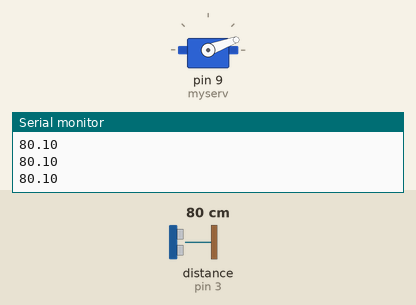
A sketch run on a simulated Arduino Uno, built with avr-gcc and run on an emulated ATmega328P. Shown: servo, the last lines printed to the serial monitor. Wiring (inferred from the names in the program): ultrasonic range finder: trigger pin 2; echo pin 3. Inputs (shaded band) come from the test bench; at power-on: distance to the obstacle (sensor on pin 3) 80 cm. The echo pulse lasts 58.3 µs per cm.

Above: at 1.2 s.
1.3 s: distance to the obstacle (sensor on pin 3) set to 12 cm
2.8 s: distance to the obstacle (sensor on pin 3) set to 9 cm
At 3.5 s:
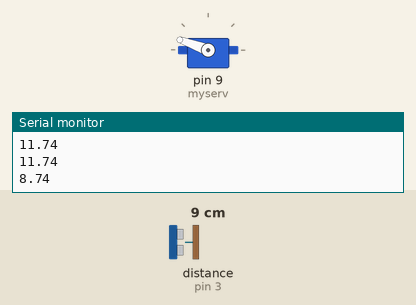
5.8 s: distance to the obstacle (sensor on pin 3) set to 18 cm
At 7.8 s:
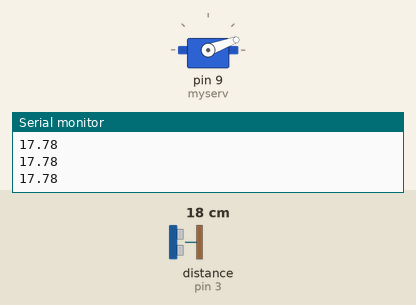
8.3 s: distance to the obstacle (sensor on pin 3) set to 2 cm
At 8.9 s:
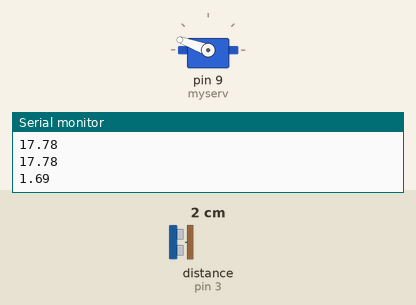
Timing chart, 0 to 11.3 s (numbered marks = the images above; inputs shaded):
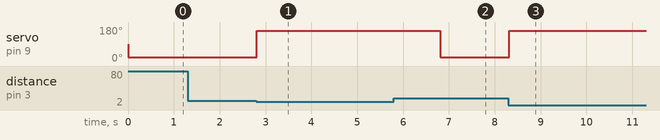

The sketch:

SR04sensor.ino
```cpp
#include <Servo.h>
int Trigpin = 2;
int Echopin = 3;
Servo myserv;

void setup() {
  // put your setup code here, to run once:
  myserv.attach(9);
  Serial.begin(9600);
  pinMode(Trigpin,OUTPUT);
  pinMode(Echopin,INPUT);
}

void loop() {
  // put your main code here, to run repeatedly:
  digitalWrite(2, LOW);
  delayMicroseconds(2);
  digitalWrite(2, HIGH);
  delayMicroseconds(10);
  digitalWrite(2, LOW);
  float cm = pulseIn(3, HIGH) / 58.00;
  Serial.println(cm);
  if (cm < 10){
    myserv.write(160);
    delay(2000);
    myserv.write(20);
  }
  else{
    myserv.write(20);
  }
}
```

Measured:
- the behaviour switches between 11 and 10 cm on distance to the obstacle (sensor on pin 3) (found by bisection; images 0 and 1)
- after the input at 2.8 s, servo on pin 9 (myserv): 20° → 160° at once
- after the input at 5.8 s, servo on pin 9 (myserv): 160° → 20° after 1.0 s
- after the input at 8.3 s, servo on pin 9 (myserv): 20° → 160° at once
